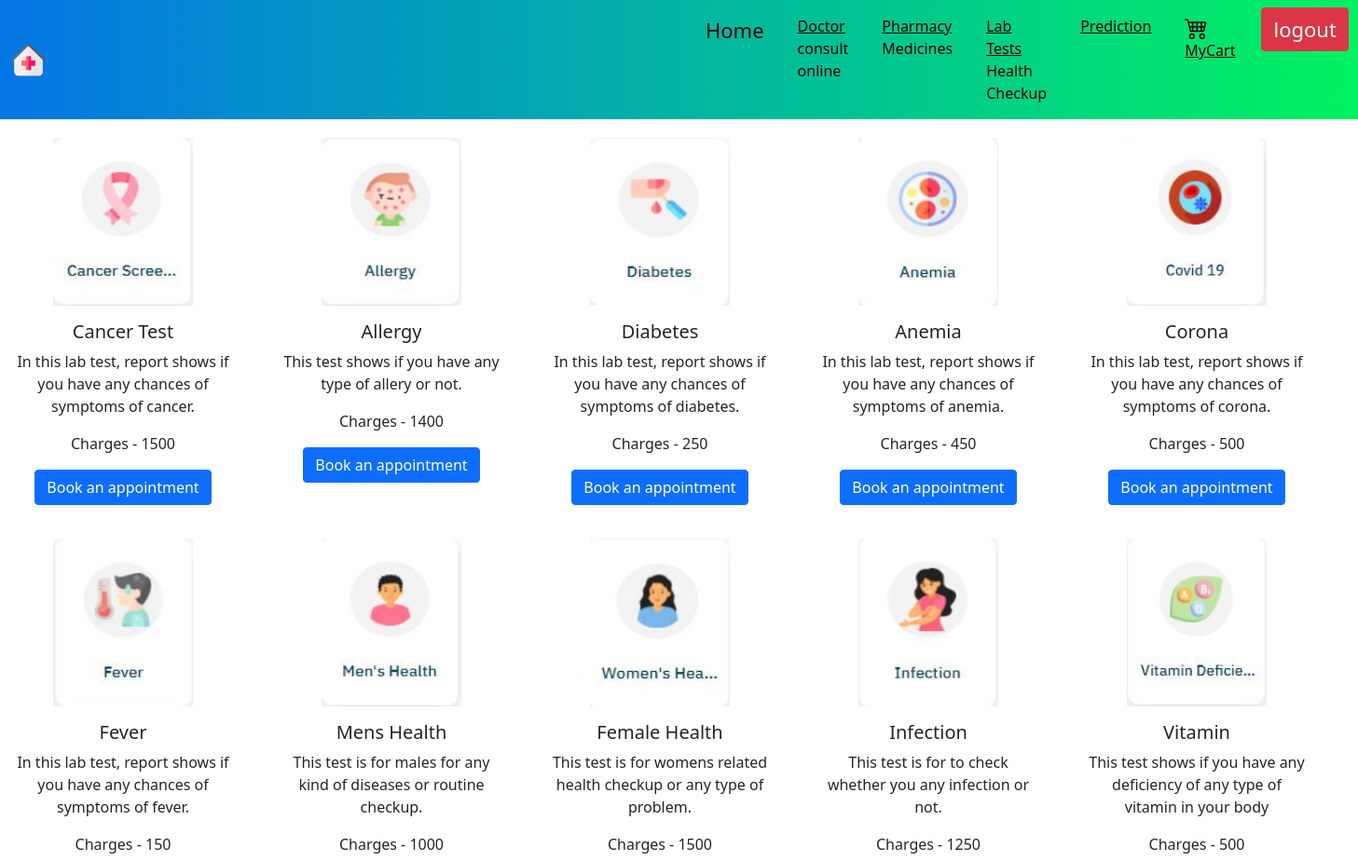
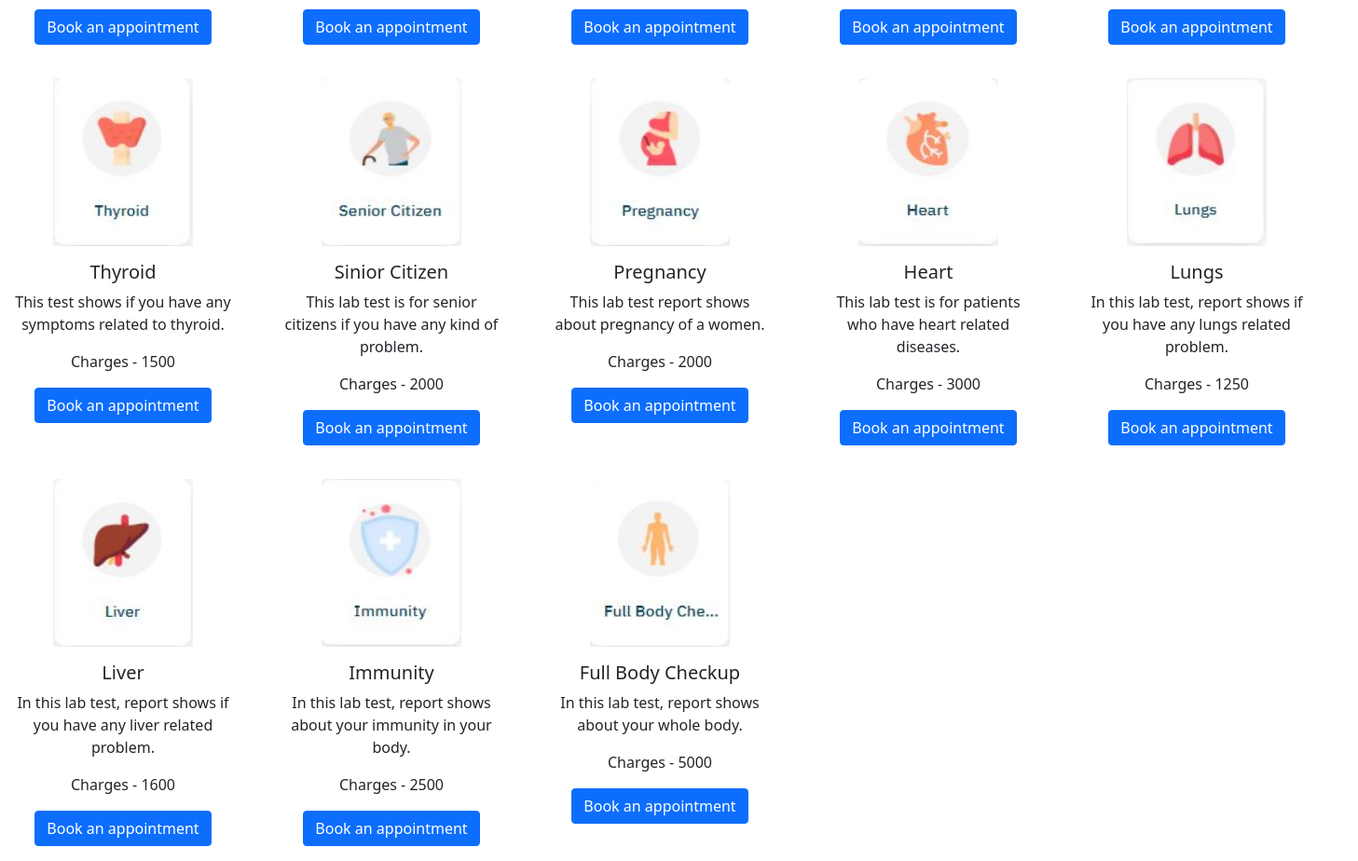
/lab/, run on the app's committed database (2 pictures, top to bottom).
### hospitalapp/models.py (models this page shows, shortened)
class LabModel(models.Model):
    name = models.CharField(max_length=50)
    price = models.CharField(max_length=10)
    description = models.TextField(max_length=500)
    image = models.ImageField(upload_to="media", default="")

### hospitalapp/views.py (the view)
# urls.py: path('lab/',labmodel),
def labmodel(request):
    context = {'labtest':LabModel.objects.all()}
    return render(request,"lab.html",context)

### templates/lab.html
{%extends 'base.html' %}
{% load static %}
{%block content%}
<section class="row">
{%for i in labtest%}
<div class="card-block text-center" style="width: 18rem;margin-top:20px">
  <img class="card-img-top" src='/media/{{i.image}}' style="width:150px; height:180px" alt="NHI AYA">
  <div class="card-body">
    <h5 class="card-title">{{i.name}}</h5>
    <p class="card-text">{{i.description}}</p>
      <p class="card-text">Charges - {{ i.price }}</p>
    <a href="#" class="btn btn-primary">Book an appointment</a>
  </div>
</div>
{%endfor%}
  </section>
{%endblock%}

### templates/base.html (shortened to what this page needs)
<!DOCTYPE html>
{%load static%}
<html lang="en">
<head>
<link href="https://cdn.jsdelivr.net/npm/bootstrap@5.0.2/dist/css/bootstrap.min.css" rel="stylesheet">
</head>
<body>
<nav class="navbar navbar-expand-lg navbar-light " style="background: #00F260; background:-webkit-linear-gradient(to right, #0575E6, #00F260);background: linear-gradient(to right, #0575E6, #00F260);">
  <div class="container-fluid">
    <a href="/#/"><img src="{%static 'hospital.png'%}" alt="Paris" width="37" height="37"></a>
    <div class="collapse navbar-collapse" id="navbarNav">
      <ul class="navbar-nav">
        <li class="nav-item">
          <a class="nav-link active" aria-current="page"style="margin-left:700px;color:black;font-size: 22px;" href="/homepage">Home</a>
        </li>
        <li class="nav-item">
          <a class="nav-link " style="margin-left:20px;color:black" href="/doctor/"><u>Doctor</u> <br>consult online</a>
        </li>
        <li class="nav-item">
            <a class="nav-link" style="margin-left:20px;color:black" href="/pharmacy/"><u>Pharmacy</u><br> Medicines</a>
        </li>
          <li class="nav-item">
              <a class="nav-link" style="margin-left:20px;color:black" href="/lab/"><u>Lab Tests</u><br> Health Checkup</a>
        </li>
        <li class="nav-item">
            <a class="nav-link " style="margin-left:20px;color:black" href="/prediction/" tabindex="-1" aria-disabled="true"><u>Prediction</u></a>
        </li>
        <li class="nav-item">
            <a class="nav-link " style="margin-left:20px;color:black" href="/#/" tabindex="-1" aria-disabled="true"><u>MyCart</u></a>
        </li>
          <li class="nav-item">
          <a class="btn btn-danger" style="margin-left: 20px;font-size: 22px;"  href="/logout/">logout</a>
          </li>
      </ul>
    </div>
  </div>
</nav>
{%block content%}
{%endblock%}
</body>
</html>

### data on the page
LabModel: image (picture), name "Cancer Test", description "In this lab test, report shows if you have any chances of symptoms of cancer.", price "1500"
LabModel: image (picture), name "Allergy", description "This test shows if you have any type of allery or not.", price "1400"
LabModel: image (picture), name "Diabetes", description "In this lab test, report shows if you have any chances of symptoms of diabetes.", price "250"
LabModel: image (picture), name "Anemia", description "In this lab test, report shows if you have any chances of symptoms of anemia.", price "450"
LabModel: image (picture), name "Corona", description "In this lab test, report shows if you have any chances of symptoms of corona.", price "500"
LabModel: image (picture), name "Fever", description "In this lab test, report shows if you have any chances of symptoms of fever.", price "150"
LabModel: image (picture), name "Mens Health", description "This test is for males for any kind of diseases or routine checkup.", price "1000"
LabModel: image (picture), name "Female Health", description "This test is for womens related health checkup or any type of problem.", price "1500"
LabModel: image (picture), name "Infection", description "This test is for to check whether you any infection or not.", price "1250"
LabModel: image (picture), name "Vitamin", description "This test shows if you have any deficiency of any type of vitamin in your body", price "500"
LabModel: image (picture), name "Thyroid", description "This test shows if you have any symptoms related to thyroid.", price "1500"
LabModel: image (picture), name "Sinior Citizen", description "This lab test is for senior citizens if you have any kind of problem.", price "2000"
LabModel: image (picture), name "Pregnancy", description "This lab test report shows about pregnancy of a women.", price "2000"
LabModel: image (picture), name "Heart", description "This lab test is for patients who have heart related diseases.", price "3000"
LabModel: image (picture), name "Lungs", description "In this lab test, report shows if you have any lungs related problem.", price "1250"
LabModel: image (picture), name "Liver", description "In this lab test, report shows if you have any liver related problem.", price "1600"
LabModel: image (picture), name "Immunity", description "In this lab test, report shows about your immunity in your body.", price "2500"
LabModel: image (picture), name "Full Body Checkup", description "In this lab test, report shows about your whole body.", price "5000"
